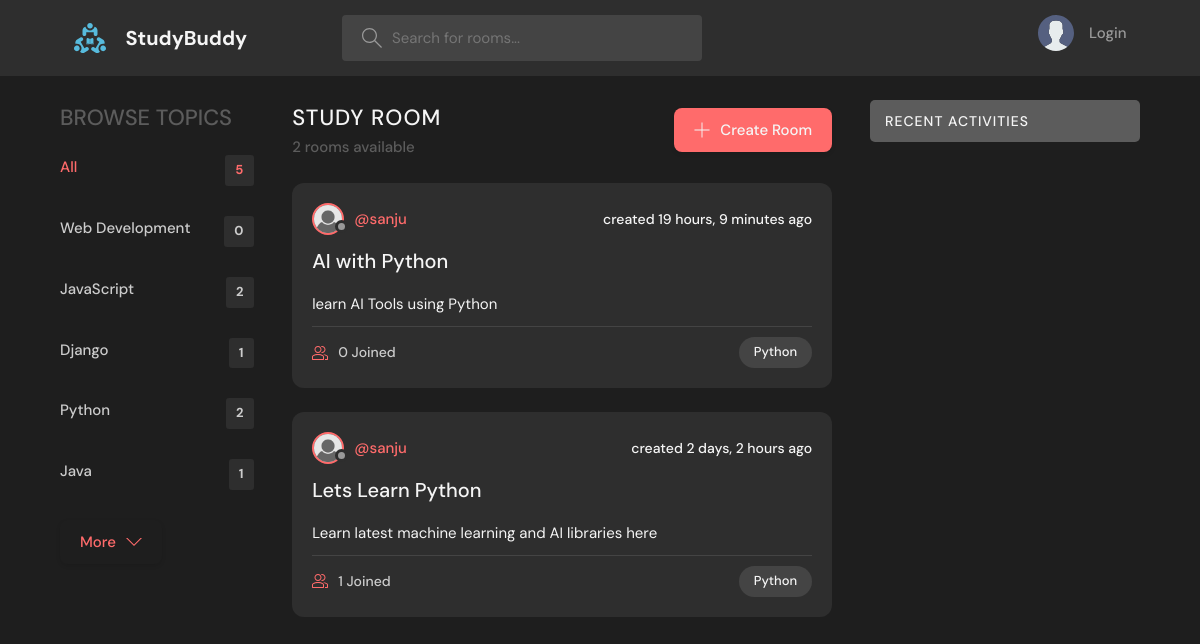
Page /?q=Python on the committed database.
### base/models.py (models this page shows, shortened)
class Topic(models.Model):
    name = models.CharField(max_length=50)
    def __str__(self):
        return self.name

class Room(models.Model):
    host = models.ForeignKey(User,on_delete = models.SET_NULL, null = True)
    topic = models.ForeignKey(Topic,on_delete = models.SET_NULL , null = True)
    name = models.CharField(max_length=200)
    description = models.TextField(null = True, blank = True)
    participants = models.ManyToManyField(User, related_name = 'participants',blank =True)
    updated = models.DateTimeField(auto_now = True)
    created = models.DateTimeField(auto_now_add = True)
    class Meta:
        ordering = ['-updated','-created']

### base/views.py (the view)
# urls.py: path('',views.home,name='home'),
def home(request):
    q = request.GET.get('q') if request.GET.get('q') != None else ''
    rooms = Room.objects.filter(
        Q(topic__name__icontains=q) |
        Q(name__icontains = q) |
        Q(description__icontains = q) |
        Q(host__username__icontains = q)
    )
    topics = Topic.objects.all()
    room_count =  rooms.count()
    room_messages = Message.objects.filter(
        Q(room__topic__name__icontains = q) |
        Q(user__username__icontains = q)
    )
    context = {'rooms': rooms, 'topics': topics,
               'room_messages' : room_messages,"room_count" : room_count}
    return render(request,'base/home.html',context)

### base/templates/base/home.html (shortened to what this page needs)
{%extends 'main.html'%}
{%block content%}
<main class="layout layout--3">
  <div class="container">
    {% include 'base/topics_component.html'%}
    <div class="roomList">
      <div class="roomList__header">
        <div>
          <h2>Study Room</h2>
          <p>{{room_count}} rooms available</p>
        </div>
        <a class="btn btn--main" href="{%url 'create-room'  %}">
          <svg version="1.1" xmlns="http://www.w3.org/2000/svg" width="32" height="32" viewBox="0 0 32 32">
            <title>add</title>
            <path
              d="M16.943 0.943h-1.885v14.115h-14.115v1.885h14.115v14.115h1.885v-14.115h14.115v-1.885h-14.115v-14.115z">
            </path>
          </svg>
          Create Room
        </a>
      </div>
      {%include 'base/feed_component.html'%}
    </div>
    {%include 'base/activity_component.html'%}
  </div>
</main>
{%endblock content%}

### base/templates/base/topics_component.html
<div class="topics">
    <div class="topics__header">
        <h2>Browse Topics</h2>
    </div>
    <ul class="topics__list">
        <li>
            <a href="{%url 'home'%}" class="active">All <span>{{topics.count}}</span></a>
        </li>
        {% for topic in topics%}
        <li>
            <a href="{%url 'home'%}?q={{topic.name}}">{{topic.name}} <span>{{topic.room_set.all.count}}</span></a>
        </li>
        {% endfor %}
    </ul>
    <a class="btn btn--link" href="topics.html">
        More
        <svg version="1.1" xmlns="http://www.w3.org/2000/svg" width="32" height="32" viewBox="0 0 32 32">
            <title>chevron-down</title>
            <path d="M16 21l-13-13h-3l16 16 16-16h-3l-13 13z"></path>
        </svg>
    </a>
</div>

### base/templates/base/feed_component.html (shortened to what this page needs)
{%load static %}
{%for room in rooms%}
<div class="roomListRoom">
    <div class="roomListRoom__header">
        <a href="{%url 'user-profile' room.host.id %}" class="roomListRoom__author">
            <div class="avatar avatar--small">
                <img src="{%static 'images/profile.png'%}" />
            </div>
            <span>@{{room.host.username}}</span>
        </a>
        <div class="roomListRoom__actions">
            <span>created {{room.created | timesince}} ago</span>
        </div>
    </div>
    <div class="roomListRoom__content">
        <a href="{% url 'room' room.id %}">{{room.name}}</a>
        <p>
            {{room.description}}
        </p>
    </div>
    <div class="roomListRoom__meta">
        <a href="{% url 'room' room.id %}" class="roomListRoom__joined">
            {{room.participants.all.count}} Joined
        </a>
        <p class="roomListRoom__topic">{{room.topic}}</p>
    </div>
</div>
{% endfor %}

### rows in the picture
Topic: name "Web Development", room_set.all.count "0"
Topic: name "JavaScript", room_set.all.count "2"
Topic: name "Django", room_set.all.count "1"
Topic: name "Python", room_set.all.count "2"
Topic: name "Java", room_set.all.count "1"
Room: host.username "sanju", created "19 hours, 9 minutes", name "AI with Python", description "learn AI Tools using Python", participants.all.count "0", topic "Python"
Room: host.username "sanju", created "2 days, 2 hours", name "Lets Learn Python", description "Learn latest machine learning and AI libraries here", participants.all.count "1", topic "Python"

### other values in the picture
{{ topics.count }} "5"
{{ room_count }} "2"
